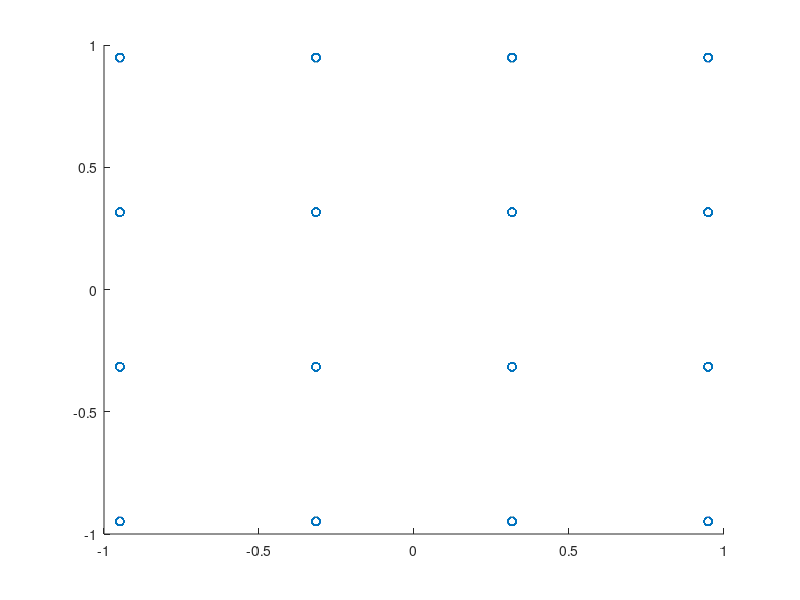
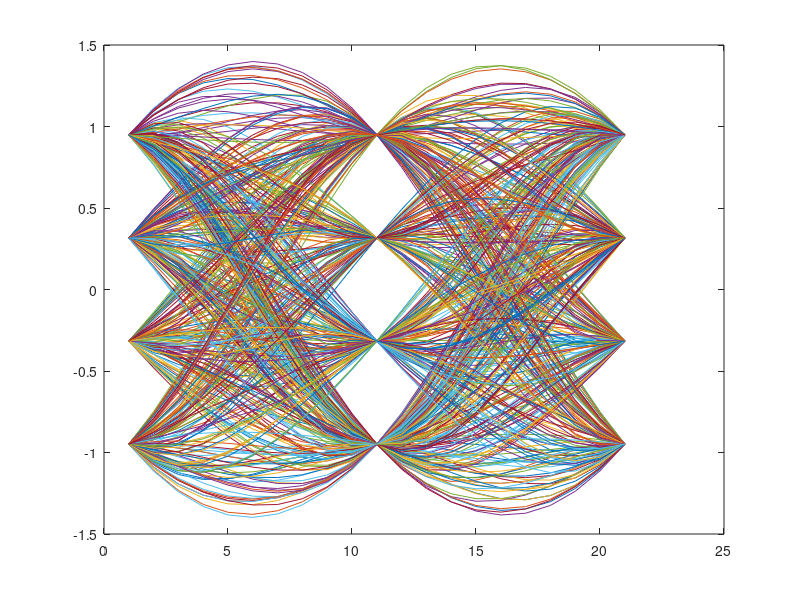
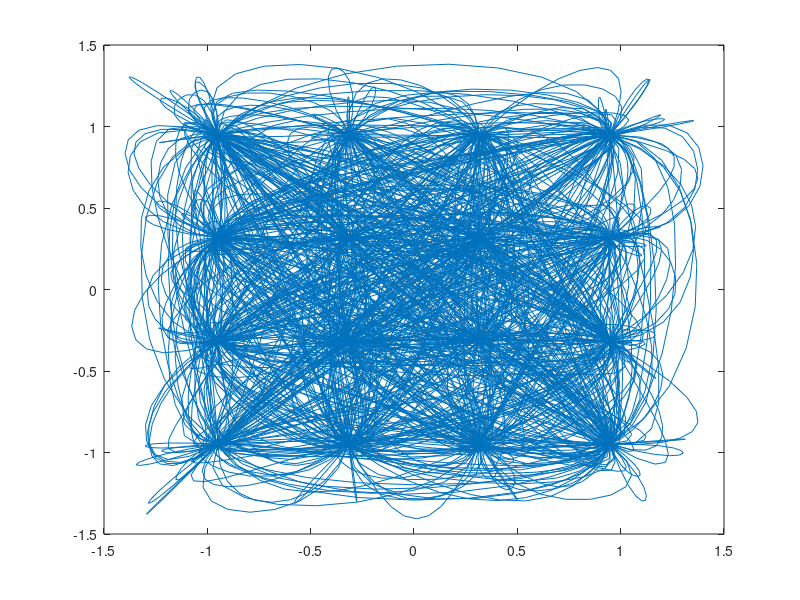

Here is the MATLAB script that generated these plots, in order:
clc;
clear;
T=1/(10^5);
t=-10*T:T/10:10*T;%샘플링 10^6
Fs=10^6; 
b=0.5;
sym=zeros(1,1000);
data_I_QPSK=(randi([0,1],1,1000)*2-1)/sqrt(10);
data_Q_QPSK=(randi([0,1],1,1000)*2-1)/sqrt(10); % 1/4확률로 평균 
data_constant1=randi([0,1],1,1000)*2+1;
data_constant2=randi([0,1],1,1000)*2+1;
data_I=data_I_QPSK.*data_constant1;
data_Q=data_Q_QPSK.*data_constant2;

for u=1:1000
sym(u)=(data_I(u)+(1j)*data_Q(u));
end
%%%%%%%%%%%%%%%%%%oversampling
oversample_sym=zeros(1,10000);
for k=1:1000
oversample_sym(10*(k-1)+1)=sym(k);
    for l=2:10
        oversample_sym(10*(k-1)+l)=0;
    end
end

h1_t=sinc(t/T).*cos(pi*b*t/T)./(1-(2*b*t/T).^2);  
filtered=conv(oversample_sym,h1_t, 'same');
downsample_filtered=zeros(1,1000);
for m=1:1000
    downsample_filtered(m)=filtered(m*10-9);
end
%%%%%%%%%%%%%%%%%%%%%%%non offset
figure(1) %%space diagram
dI=real(downsample_filtered);
dQ=imag(downsample_filtered);
scatter(dI,dQ);
figure(2) %%eye pattern
L=length(sym);
for p=1:(L/2-1)
   R=real(filtered(p*20-19:p*20+1));
   plot(R)
   hold on
end
figure(3)
plot(filtered);
